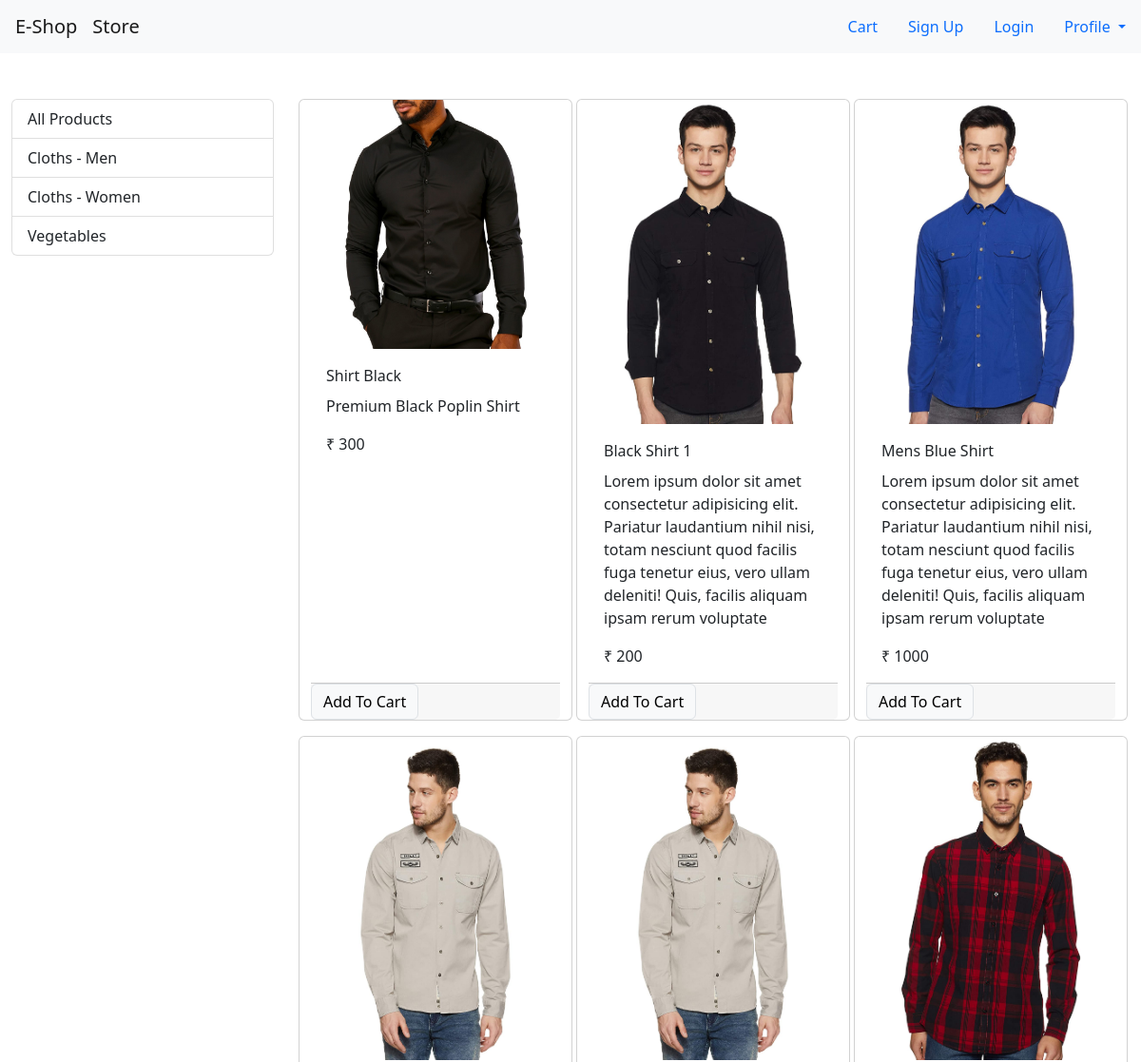
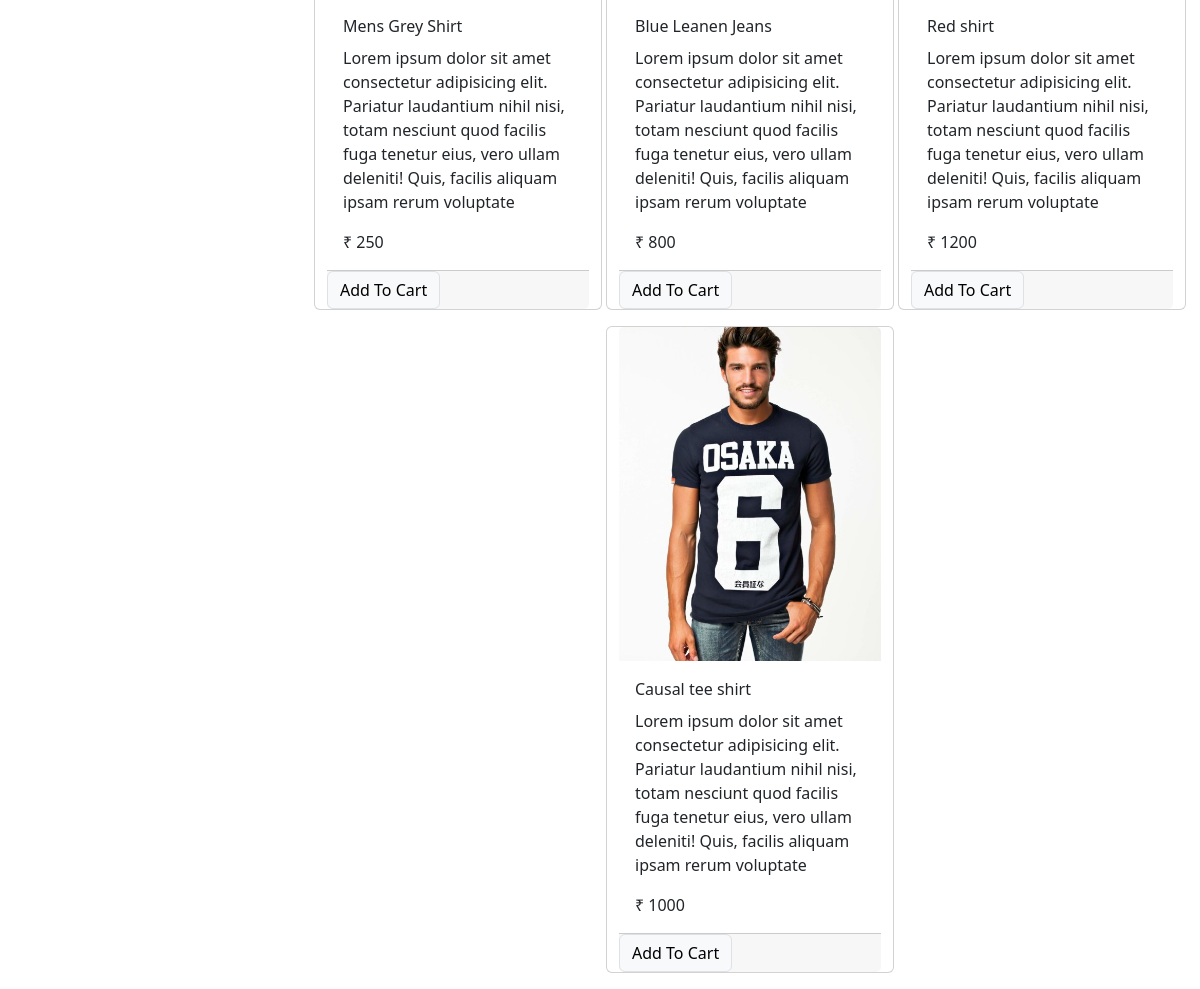
/?category=1, run on the app's committed database (2 pictures, top to bottom).
### store/models/category.py (models this page shows, shortened)
class Category(models.Model):
    name = models.CharField(max_length=20)
    @staticmethod
    def get_all_categories():
        return Category.objects.all()

### store/models/product.py (models this page shows, shortened)
class Product(models.Model):
    name = models.CharField(max_length=50)
    price = models.IntegerField(default=0)
    category = models.ForeignKey(Category, on_delete=models.CASCADE, default=1)
    description = models.CharField(max_length=200, default='', null=True, blank=True)
    image = models.ImageField(upload_to='uploads/products/')
    @staticmethod
    def get_all_products_by_categoryId(category_id):
        if category_id:
            return Product.objects.filter(category=category_id)
        else:
            return Product.get_all_products()

### store/views/home.py (the view, shortened to what this page needs)
# urls.py: path('', Index.as_view(), name='homepage'),
class Index(View):
    def get(self, request):
        cart = request.session.get('cart')
        if not cart:
            request.session['cart'] = {}
        products = None
        categories = Category.get_all_categories()
        categoryId = request.GET.get('category')
        if categoryId:
            products = Product.get_all_products_by_categoryId(categoryId)
        else:
            products = Product.get_all_produdcts()
        data = {}
        data['products'] = products
        data['categories'] = categories
        return render(request, 'index.html', data)

### store/templatetags/cart.py (called while the page is built)
@register.filter(name='is_in_cart')
def is_in_cart(product, cart):
    keys = cart.keys()
    for id in keys:
        if int(id) == product.id:
            return True
    return False

### store/templates/index.html (shortened to what this page needs)
{% extends 'base.html' %}
{% block content %}
{% load cart %}
<div class="container-fluid mt-5">
    <div class="row">
        <div class="col-lg-3 mx-auto">
            <div class="list-group">
                <a href="/" class="list-group-item list-group-item-action">
                    All Products
                </a>
                {% for category in categories %}
                <a href="/?category={{category.id}}" class="list-group-item list-group-item-action">
                    {{category.name}}
                </a>
                {% endfor %}
            </div>
        </div>
        <div id='products' class="col-lg-9 mx-auto">
            <div class="row mx-auto">
                {% for product in products %}
                <div class="card mx-auto mb-3" id={{product.id}} style="width: 18rem;">
                    <img src="{{product.image.url}}" class="card-img-top" alt="...">
                    <div class="card-body">
                        <p class="card-title">{{product.name}}</p>
                        <p class="card-text">{{product.description}}</p>
                        <p class="card-text font-weight-bold">₹&nbsp;{{product.price}}</p>
                    </div>
                    <div class="card-footer p-0  no-gutters">
                        {% if product|is_in_cart:request.session.cart %}
                        <div class=" row no-gutters" >
                            <form action="/#{{product.id}}" class="col-2 " method="post">
								{% csrf_token %}
								<input hidden type="text" name='product' value='{{product.id}}'>
								<input hidden type="text" name='remove' value='True'>
								<input type="submit" value=" - " class="btn btn-block btn-secondary">
							</form>
                            <div class="text-center col mt-1">{{product|cart_quantity:request.session.cart}} in cart</div>
                            <form action="/#{{product.id}}" method="POST" class="col-2">
                                {% csrf_token %}
                                <input hidden type="text" name="product" value="{{product.id}}">
                                <input type="submit" value=" + " class="btn btn-block btn-secondary">
                            </form>
                        </div>
                        {% else %}
                        <form action="/#{{product.id}}" method="POST" class="flex-grow-1" >
                            <input type="submit" class="float-right btn btn-light border btun-sm"
                                value="Add To Cart">
                        </form>
                        {% endif %}
                    </div>
                </div>
                {% endfor %}
            </div>
        </div>
    </div>
</div>
{% endblock %}

### data on the page
Category: name "Cloths - Men"
Category: name "Cloths - Women"
Category: name "Vegetables"
Product: {{ product.id }} 1 (drawn), image (picture), name "Shirt Black", description "Premium Black Poplin Shirt", price "300"
Product: image (picture), name "Black Shirt 1", description "Lorem ipsum dolor sit amet consectetur adipisicing elit. Pariatur laudantium nihil nisi, totam nesciunt quod facilis fuga tenetur eius, vero ullam deleniti! Quis, facilis aliquam ipsam rerum voluptate", price "200"
Product: image (picture), name "Mens Blue Shirt", description "Lorem ipsum dolor sit amet consectetur adipisicing elit. Pariatur laudantium nihil nisi, totam nesciunt quod facilis fuga tenetur eius, vero ullam deleniti! Quis, facilis aliquam ipsam rerum voluptate", price "1000"
Product: image (picture), name "Mens Grey Shirt", description "Lorem ipsum dolor sit amet consectetur adipisicing elit. Pariatur laudantium nihil nisi, totam nesciunt quod facilis fuga tenetur eius, vero ullam deleniti! Quis, facilis aliquam ipsam rerum voluptate", price "250"
Product: image (picture), name "Blue Leanen Jeans", description "Lorem ipsum dolor sit amet consectetur adipisicing elit. Pariatur laudantium nihil nisi, totam nesciunt quod facilis fuga tenetur eius, vero ullam deleniti! Quis, facilis aliquam ipsam rerum voluptate", price "800"
Product: image (picture), name "Red shirt", description "Lorem ipsum dolor sit amet consectetur adipisicing elit. Pariatur laudantium nihil nisi, totam nesciunt quod facilis fuga tenetur eius, vero ullam deleniti! Quis, facilis aliquam ipsam rerum voluptate", price "1200"
Product: image (picture), name "Causal tee shirt", description "Lorem ipsum dolor sit amet consectetur adipisicing elit. Pariatur laudantium nihil nisi, totam nesciunt quod facilis fuga tenetur eius, vero ullam deleniti! Quis, facilis aliquam ipsam rerum voluptate", price "1000"
